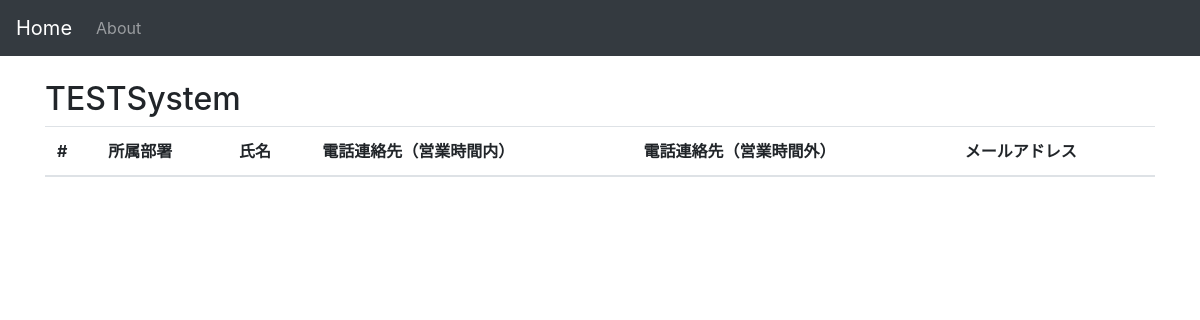
Page /detail/2 on the earlier database version.
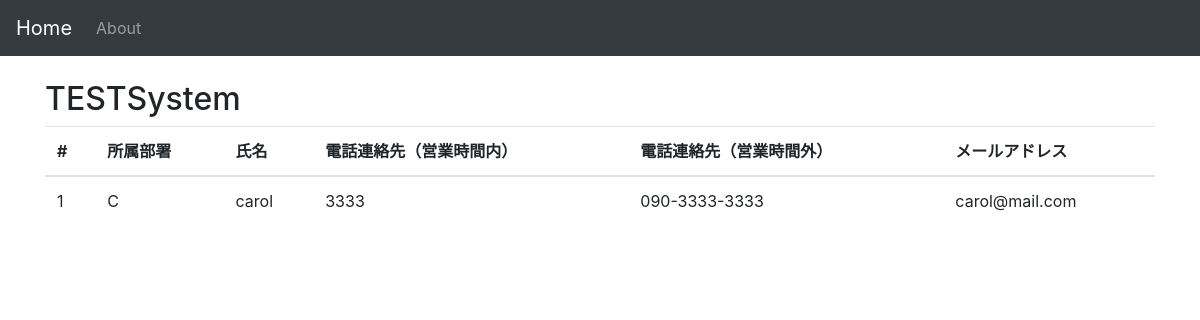
Same page on the later database version.
### contactmaster/models.py (models this page shows, shortened)
class NormalContact(models.Model):
    system = models.ForeignKey(System, on_delete=models.CASCADE)
    no = models.IntegerField()
    deployment = models.CharField(max_length=200)
    name = models.CharField(max_length=200)
    tel_business_hours = models.CharField(max_length=200)
    tel_not_business_hours = models.CharField(max_length=200)
    email = models.CharField(max_length=200)

### contactmaster/views.py (the view)
# urls.py: path('detail/<system_id>', views.detail, name='detail'),
def detail(request, system_id):
    system_object = System.objects.get(id=system_id)
    object_list = NormalContact.objects.filter(system_id__exact=system_id)
    return render(request, 'detail.html', {'system_name': system_object.system_name, 'object_list': object_list})

### contactmaster/templates/detail.html (shortened to what this page needs)
{% extends 'base.html' %}
{% block content %}
<h2>{{ system_name }}</h2>
<table class="table">
    <thead>
        <tr>
            <th scope="col">#</th>
            <th scope="col">所属部署</th>
            <th scope="col">氏名</th>
            <th scope="col">電話連絡先（営業時間内）</th>
            <th scope="col">電話連絡先（営業時間外）</th>
            <th scope="col">メールアドレス</th>
        </tr>
    </thead>
    {% for val in object_list %}
    <tr>
        <td>{{ val.no }}</td>
        <td>{{ val.deployment }}</a></td>
        <td>{{ val.name }}</td>
        <td>{{ val.tel_business_hours}}</td>
        <td>{{ val.tel_not_business_hours}}</td>
        <td>{{ val.email}}</td>
    </tr>
    {% endfor %}
</table>
{% endblock %}

Differences in the rows shown:
added NormalContact: no "1", deployment "C", name "carol", tel_business_hours "3333", tel_not_business_hours "090-3333-3333", email "carol@mail.com"
